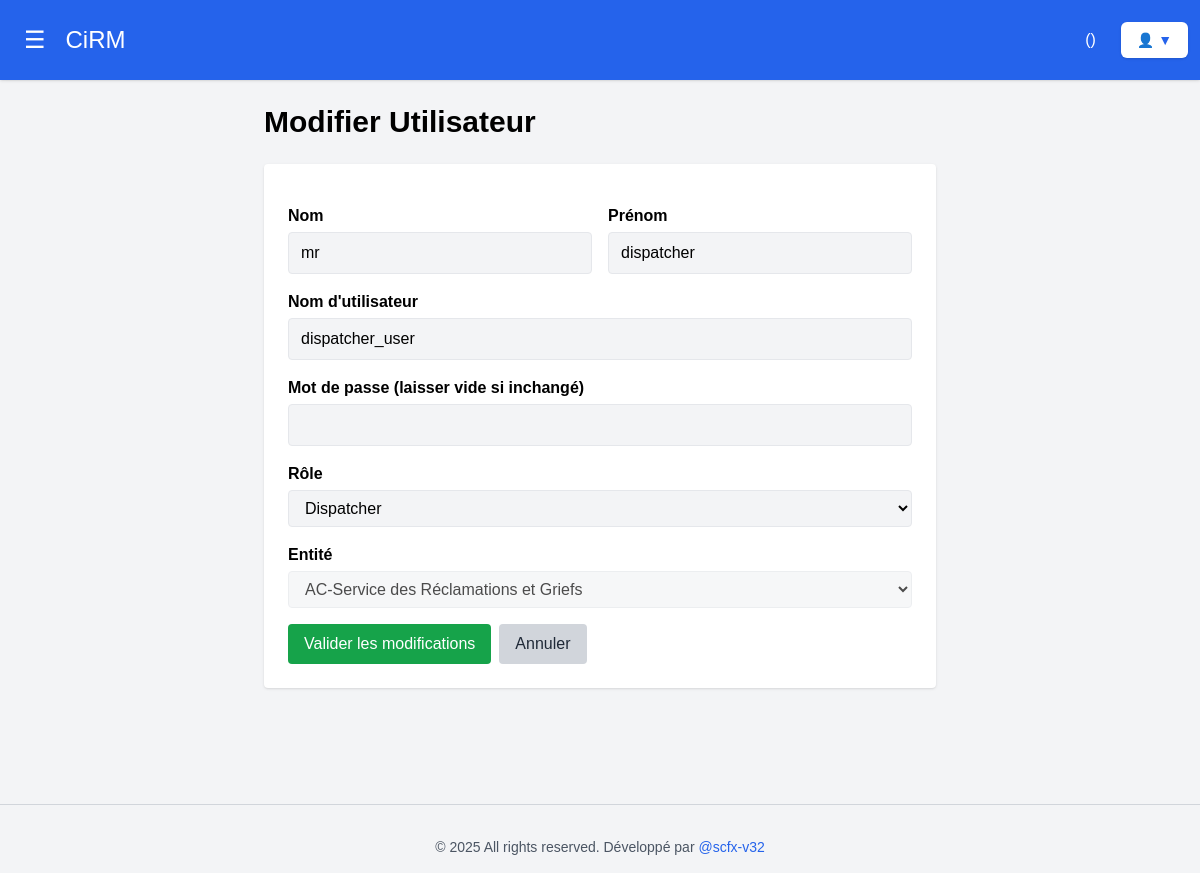
The app's page /modifier_utilisateur.php?id=2 with its own data.
### tables this page shows
CREATE TABLE `users` (
  `id` int(11) NOT NULL,
  `nom` varchar(100) NOT NULL,
  `prenom` varchar(100) NOT NULL,
  `username` varchar(100) NOT NULL,
  `type_id` int(11) DEFAULT NULL,
  `password` varchar(255) NOT NULL,
  `role` enum('admin','dispatcher','agent') NOT NULL,
  `entite_id` int(11) DEFAULT NULL,
  `created_at` timestamp NOT NULL DEFAULT current_timestamp()
);

### modifier_utilisateur.php (the view, shortened to what this page needs)
<?php
require_once "config.php";
include_once "nav.php";
$id = $_GET['id'];
$stmt = $pdo->prepare("SELECT * FROM users WHERE id = ?");
$stmt->execute([$id]);
$user = $stmt->fetch();
$entites = $pdo->query("SELECT * FROM entites")->fetchAll();
?>
<!DOCTYPE html>
<html lang="fr">
<head>
    <script src="https://cdn.tailwindcss.com"></script>
</head>
<body class="bg-gray-50 min-h-screen flex">
    <div id="mainContent" class="flex-1 p-6 transition-all duration-300 flex justify-center">
        <div class="w-full max-w-2xl space-y-6">
            <h1 class="text-3xl font-bold">Modifier Utilisateur</h1>
            <div class="bg-white shadow rounded p-6">
                <form method="POST" class="space-y-4">
                    <div class="flex gap-4">
                        <div class="w-1/2">
                            <label class="block mb-1 font-semibold">Nom</label>
                            <input type="text" name="nom" value="<?= htmlspecialchars($user['nom']) ?>" required class="w-full px-3 py-2 border rounded">
                        </div>
                        <div class="w-1/2">
                            <label class="block mb-1 font-semibold">Prénom</label>
                            <input type="text" name="prenom" value="<?= htmlspecialchars($user['prenom']) ?>" required class="w-full px-3 py-2 border rounded">
                        </div>
                    </div>
                    <div>
                        <label class="block mb-1 font-semibold">Nom d'utilisateur</label>
                        <input type="text" name="username" value="<?= htmlspecialchars($user['username']) ?>" required class="w-full px-3 py-2 border rounded">
                    </div>
                    <div>
                        <label class="block mb-1 font-semibold">Mot de passe (laisser vide si inchangé)</label>
                        <input type="password" name="password" class="w-full px-3 py-2 border rounded">
                    </div>
                    <div>
                        <label class="block mb-1 font-semibold">Rôle</label>
                        <select name="role" required class="w-full px-3 py-2 border rounded">
                            <option value="dispatcher" <?= $user['role'] === 'dispatcher' ? 'selected' : '' ?>>Dispatcher</option>
                        </select>
                    </div>
                    <div>
                        <label class="block mb-1 font-semibold">Entité</label>
                        <select name="entite_id" id="entite" class="w-full px-3 py-2 border rounded">
                            <?php foreach ($entites as $e): ?>
                                <option value="<?= $e['id'] ?>" <?= $user['entite_id'] == $e['id'] ? 'selected' : '' ?>>
                                    <?= htmlspecialchars($e['nom']) ?>
                                </option>
                            <?php endforeach; ?>
                        </select>
                    </div>
                    <div class="flex gap-2">
                        <button type="submit" class="bg-green-600 hover:bg-green-700 text-white px-4 py-2 rounded">
                            Valider les modifications
                        </button>
                        <a href="utilisateurs.php" class="bg-gray-300 hover:bg-gray-400 text-gray-800 px-4 py-2 rounded">
                            Annuler
                        </a>
                    </div>
                </form>
            </div>
        </div>
    </div>
    <?php include "footer.php"; ?>
</body>
</html>

### nav.php (style rules this page uses)
body { margin: 0; font-family: Arial, sans-serif; }
#mainContent { margin-top: 60px; padding: 20px; }
#mainContent input, #mainContent select, #mainContent textarea { background-color: #f3f4f6; }

### records on screen
users: nom "mr", prenom "dispatcher", username "dispatcher_user", role "Dispatcher"

### other values on screen
form field entite_id "AC-Service des Réclamations et Griefs"
